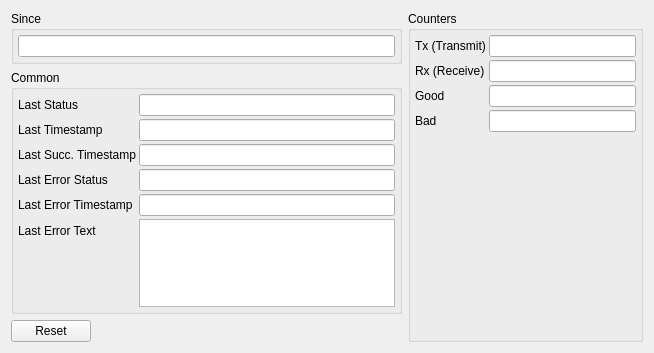
<?xml version="1.0" encoding="UTF-8"?>
<ui version="4.0">
 <class>mbServerDeviceStatisticsUi</class>
 <widget class="QWidget" name="mbServerDeviceStatisticsUi">
  <property name="geometry">
   <rect>
    <x>0</x>
    <y>0</y>
    <width>654</width>
    <height>353</height>
   </rect>
  </property>
  <layout class="QHBoxLayout" name="horizontalLayout_2">
   <item>
    <layout class="QVBoxLayout" name="verticalLayout_2">
     <item>
      <widget class="QGroupBox" name="groupBox_4">
       <property name="title">
        <string>Since</string>
       </property>
       <layout class="QHBoxLayout" name="horizontalLayout_3">
        <property name="spacing">
         <number>2</number>
        </property>
        <property name="leftMargin">
         <number>4</number>
        </property>
        <property name="topMargin">
         <number>4</number>
        </property>
        <property name="rightMargin">
         <number>4</number>
        </property>
        <property name="bottomMargin">
         <number>4</number>
        </property>
        <item>
         <widget class="QLineEdit" name="lnSinceTimestamp">
          <property name="readOnly">
           <bool>true</bool>
          </property>
         </widget>
        </item>
       </layout>
      </widget>
     </item>
     <item>
      <widget class="QGroupBox" name="groupBox_3">
       <property name="title">
        <string>Common</string>
       </property>
       <layout class="QFormLayout" name="formLayout_4">
        <property name="horizontalSpacing">
         <number>3</number>
        </property>
        <property name="verticalSpacing">
         <number>3</number>
        </property>
        <property name="leftMargin">
         <number>4</number>
        </property>
        <property name="topMargin">
         <number>4</number>
        </property>
        <property name="rightMargin">
         <number>4</number>
        </property>
        <property name="bottomMargin">
         <number>4</number>
        </property>
        <item row="0" column="0">
         <widget class="QLabel" name="label_18">
          <property name="text">
           <string>Last Status</string>
          </property>
         </widget>
        </item>
        <item row="0" column="1">
         <widget class="QLineEdit" name="lnLastStatus">
          <property name="readOnly">
           <bool>true</bool>
          </property>
         </widget>
        </item>
        <item row="1" column="0">
         <widget class="QLabel" name="label_19">
          <property name="text">
           <string>Last Timestamp</string>
          </property>
         </widget>
        </item>
        <item row="1" column="1">
         <widget class="QLineEdit" name="lnLastTimestamp">
          <property name="readOnly">
           <bool>true</bool>
          </property>
         </widget>
        </item>
        <item row="2" column="0">
         <widget class="QLabel" name="label_20">
          <property name="text">
           <string>Last Succ. Timestamp</string>
          </property>
         </widget>
        </item>
        <item row="2" column="1">
         <widget class="QLineEdit" name="lnLastSuccessTimestamp">
          <property name="minimumSize">
           <size>
            <width>180</width>
            <height>0</height>
           </size>
          </property>
          <property name="readOnly">
           <bool>true</bool>
          </property>
         </widget>
        </item>
        <item row="3" column="0">
         <widget class="QLabel" name="label_21">
          <property name="text">
           <string>Last Error Status</string>
          </property>
         </widget>
        </item>
        <item row="3" column="1">
         <widget class="QLineEdit" name="lnLastErrorStatus">
          <property name="readOnly">
           <bool>true</bool>
          </property>
         </widget>
        </item>
        <item row="4" column="0">
         <widget class="QLabel" name="label_22">
          <property name="text">
           <string>Last Error Timestamp</string>
          </property>
         </widget>
        </item>
        <item row="4" column="1">
         <widget class="QLineEdit" name="lnLastErrorTimestamp">
          <property name="readOnly">
           <bool>true</bool>
          </property>
         </widget>
        </item>
        <item row="5" column="0">
         <widget class="QLabel" name="label_23">
          <property name="text">
           <string>Last Error Text</string>
          </property>
         </widget>
        </item>
        <item row="5" column="1">
         <widget class="QPlainTextEdit" name="txtLastErrorText">
          <property name="readOnly">
           <bool>true</bool>
          </property>
         </widget>
        </item>
       </layout>
      </widget>
     </item>
     <item>
      <layout class="QHBoxLayout" name="horizontalLayout">
       <item>
        <widget class="QPushButton" name="btnReset">
         <property name="text">
          <string>Reset</string>
         </property>
        </widget>
       </item>
       <item>
        <spacer name="horizontalSpacer">
         <property name="orientation">
          <enum>Qt::Horizontal</enum>
         </property>
         <property name="sizeHint" stdset="0">
          <size>
           <width>40</width>
           <height>20</height>
          </size>
         </property>
        </spacer>
       </item>
      </layout>
     </item>
    </layout>
   </item>
   <item>
    <layout class="QVBoxLayout" name="verticalLayout">
     <item>
      <widget class="QGroupBox" name="groupBox_2">
       <property name="title">
        <string>Counters</string>
       </property>
       <layout class="QFormLayout" name="formLayout_2">
        <property name="horizontalSpacing">
         <number>3</number>
        </property>
        <property name="verticalSpacing">
         <number>3</number>
        </property>
        <property name="leftMargin">
         <number>4</number>
        </property>
        <property name="topMargin">
         <number>4</number>
        </property>
        <property name="rightMargin">
         <number>4</number>
        </property>
        <property name="bottomMargin">
         <number>4</number>
        </property>
        <item row="0" column="0">
         <widget class="QLabel" name="label_6">
          <property name="text">
           <string>Tx (Transmit)</string>
          </property>
         </widget>
        </item>
        <item row="0" column="1">
         <widget class="QLineEdit" name="lnCountTx">
          <property name="readOnly">
           <bool>true</bool>
          </property>
         </widget>
        </item>
        <item row="1" column="0">
         <widget class="QLabel" name="label_12">
          <property name="text">
           <string>Rx (Receive)</string>
          </property>
         </widget>
        </item>
        <item row="1" column="1">
         <widget class="QLineEdit" name="lnCountRx">
          <property name="readOnly">
           <bool>true</bool>
          </property>
         </widget>
        </item>
        <item row="2" column="0">
         <widget class="QLabel" name="label_7">
          <property name="text">
           <string>Good</string>
          </property>
         </widget>
        </item>
        <item row="2" column="1">
         <widget class="QLineEdit" name="lnCountGood">
          <property name="readOnly">
           <bool>true</bool>
          </property>
         </widget>
        </item>
        <item row="3" column="0">
         <widget class="QLabel" name="label_8">
          <property name="text">
           <string>Bad</string>
          </property>
         </widget>
        </item>
        <item row="3" column="1">
         <widget class="QLineEdit" name="lnCountBad">
          <property name="readOnly">
           <bool>true</bool>
          </property>
         </widget>
        </item>
       </layout>
      </widget>
     </item>
    </layout>
   </item>
  </layout>
 </widget>
 <resources/>
 <connections/>
</ui>
